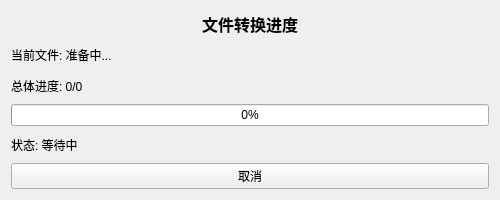
<?xml version="1.0" encoding="UTF-8"?>
<ui version="4.0">
 <class>ProgressBar</class>
 <widget class="QWidget" name="ProgressBar">
  
  <property name="geometry">
   <rect>
    <x>0</x>
    <y>0</y>
    <width>500</width>
    <height>200</height>
   </rect>
  </property>
  <property name="windowTitle">
   <string>转换进度</string>
  </property>
  <layout class="QVBoxLayout" name="verticalLayout">
   <item>
    <widget class="QLabel" name="titleLabel">
     <property name="font">
      <font>
       <pointsize>12</pointsize>
       <bold>true</bold>
      </font>
     </property>
     <property name="text">
      <string>文件转换进度</string>
     </property>
     <property name="alignment">
      <set>Qt::AlignmentFlag::AlignCenter</set>
     </property>
    </widget>
   </item>
   <item>
    <widget class="QLabel" name="currentFileLabel">
     <property name="text">
      <string>当前文件: 准备中...</string>
     </property>
    </widget>
   </item>
   <item>
    <widget class="QLabel" name="totalProgressLabel">
     <property name="text">
      <string>总体进度: 0/0</string>
     </property>
    </widget>
   </item>
   <item>
    <widget class="QProgressBar" name="progressBar">
     <property name="value">
      <number>0</number>
     </property>
    </widget>
   </item>
   <item>
    <widget class="QLabel" name="statusLabel">
     <property name="text">
      <string>状态: 等待中</string>
     </property>
    </widget>
   </item>
   <item>
    <widget class="QPushButton" name="cancelButton">
     <property name="text">
      <string>取消</string>
     </property>
    </widget>
   </item>
  </layout>
 </widget>
 <resources/>
 <connections/>
</ui>
